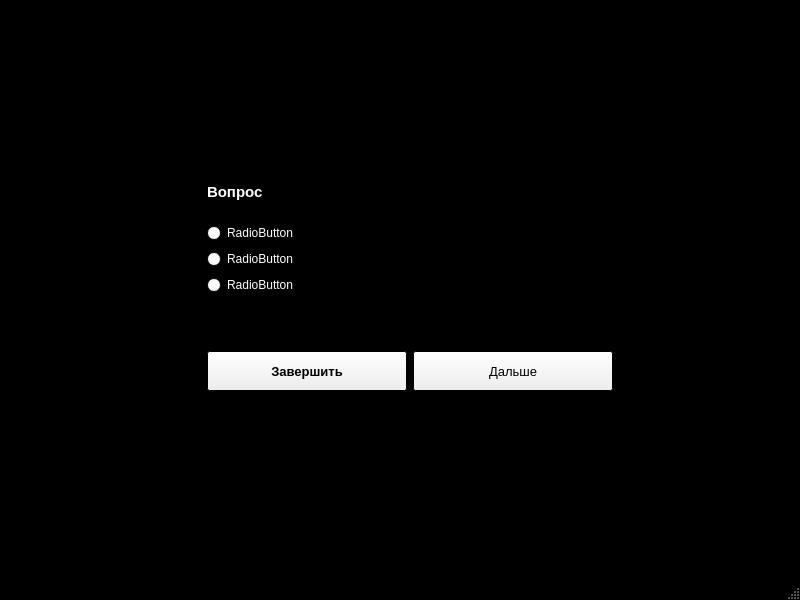
<?xml version="1.0" encoding="UTF-8"?>
<ui version="4.0">
 <class>MainWindow</class>
 <widget class="QMainWindow" name="MainWindow">
  <property name="geometry">
   <rect>
    <x>0</x>
    <y>0</y>
    <width>800</width>
    <height>600</height>
   </rect>
  </property>
  <property name="palette">
   <palette>
    <active>
     <colorrole role="Window">
      <brush brushstyle="SolidPattern">
       <color alpha="255">
        <red>0</red>
        <green>0</green>
        <blue>0</blue>
       </color>
      </brush>
     </colorrole>
    </active>
    <inactive>
     <colorrole role="Window">
      <brush brushstyle="SolidPattern">
       <color alpha="255">
        <red>0</red>
        <green>0</green>
        <blue>0</blue>
       </color>
      </brush>
     </colorrole>
    </inactive>
    <disabled>
     <colorrole role="Base">
      <brush brushstyle="SolidPattern">
       <color alpha="255">
        <red>0</red>
        <green>0</green>
        <blue>0</blue>
       </color>
      </brush>
     </colorrole>
     <colorrole role="Window">
      <brush brushstyle="SolidPattern">
       <color alpha="255">
        <red>0</red>
        <green>0</green>
        <blue>0</blue>
       </color>
      </brush>
     </colorrole>
    </disabled>
   </palette>
  </property>
  <property name="windowTitle">
   <string>Тест по вселенной Гарри Поттера</string>
  </property>
  <widget class="QWidget" name="centralwidget">
   <layout class="QGridLayout" name="gridLayout">
    <item row="0" column="0">
     <layout class="QVBoxLayout" name="verticalLayout">
      <property name="sizeConstraint">
       <enum>QLayout::SetDefaultConstraint</enum>
      </property>
      <property name="leftMargin">
       <number>20</number>
      </property>
      <property name="bottomMargin">
       <number>20</number>
      </property>
      <item>
       <widget class="QLabel" name="questionLabel">
        <property name="sizePolicy">
         <sizepolicy hsizetype="Preferred" vsizetype="Maximum">
          <horstretch>0</horstretch>
          <verstretch>0</verstretch>
         </sizepolicy>
        </property>
        <property name="minimumSize">
         <size>
          <width>0</width>
          <height>50</height>
         </size>
        </property>
        <property name="palette">
         <palette>
          <active>
           <colorrole role="WindowText">
            <brush brushstyle="SolidPattern">
             <color alpha="255">
              <red>255</red>
              <green>255</green>
              <blue>255</blue>
             </color>
            </brush>
           </colorrole>
          </active>
          <inactive>
           <colorrole role="WindowText">
            <brush brushstyle="SolidPattern">
             <color alpha="255">
              <red>255</red>
              <green>255</green>
              <blue>255</blue>
             </color>
            </brush>
           </colorrole>
          </inactive>
          <disabled/>
         </palette>
        </property>
        <property name="font">
         <font>
          <pointsize>11</pointsize>
          <bold>true</bold>
         </font>
        </property>
        <property name="text">
         <string>Вопрос</string>
        </property>
        <property name="textFormat">
         <enum>Qt::AutoText</enum>
        </property>
        <property name="scaledContents">
         <bool>true</bool>
        </property>
        <property name="alignment">
         <set>Qt::AlignLeading|Qt::AlignLeft|Qt::AlignVCenter</set>
        </property>
       </widget>
      </item>
      <item>
       <widget class="QRadioButton" name="answer1RadioButton">
        <property name="palette">
         <palette>
          <active>
           <colorrole role="WindowText">
            <brush brushstyle="SolidPattern">
             <color alpha="255">
              <red>255</red>
              <green>255</green>
              <blue>255</blue>
             </color>
            </brush>
           </colorrole>
           <colorrole role="Button">
            <brush brushstyle="SolidPattern">
             <color alpha="255">
              <red>0</red>
              <green>85</green>
              <blue>0</blue>
             </color>
            </brush>
           </colorrole>
           <colorrole role="Light">
            <brush brushstyle="SolidPattern">
             <color alpha="255">
              <red>0</red>
              <green>255</green>
              <blue>0</blue>
             </color>
            </brush>
           </colorrole>
           <colorrole role="Midlight">
            <brush brushstyle="SolidPattern">
             <color alpha="255">
              <red>170</red>
              <green>170</green>
              <blue>0</blue>
             </color>
            </brush>
           </colorrole>
           <colorrole role="Dark">
            <brush brushstyle="SolidPattern">
             <color alpha="255">
              <red>85</red>
              <green>85</green>
              <blue>0</blue>
             </color>
            </brush>
           </colorrole>
           <colorrole role="Mid">
            <brush brushstyle="SolidPattern">
             <color alpha="255">
              <red>85</red>
              <green>170</green>
              <blue>0</blue>
             </color>
            </brush>
           </colorrole>
           <colorrole role="Text">
            <brush brushstyle="SolidPattern">
             <color alpha="255">
              <red>255</red>
              <green>255</green>
              <blue>255</blue>
             </color>
            </brush>
           </colorrole>
           <colorrole role="ButtonText">
            <brush brushstyle="SolidPattern">
             <color alpha="255">
              <red>255</red>
              <green>255</green>
              <blue>255</blue>
             </color>
            </brush>
           </colorrole>
           <colorrole role="Highlight">
            <brush brushstyle="SolidPattern">
             <color alpha="255">
              <red>170</red>
              <green>85</green>
              <blue>0</blue>
             </color>
            </brush>
           </colorrole>
           <colorrole role="Link">
            <brush brushstyle="SolidPattern">
             <color alpha="255">
              <red>170</red>
              <green>85</green>
              <blue>0</blue>
             </color>
            </brush>
           </colorrole>
           <colorrole role="ToolTipText">
            <brush brushstyle="SolidPattern">
             <color alpha="255">
              <red>255</red>
              <green>255</green>
              <blue>255</blue>
             </color>
            </brush>
           </colorrole>
          </active>
          <inactive>
           <colorrole role="WindowText">
            <brush brushstyle="SolidPattern">
             <color alpha="255">
              <red>255</red>
              <green>255</green>
              <blue>255</blue>
             </color>
            </brush>
           </colorrole>
           <colorrole role="Button">
            <brush brushstyle="SolidPattern">
             <color alpha="255">
              <red>0</red>
              <green>85</green>
              <blue>0</blue>
             </color>
            </brush>
           </colorrole>
           <colorrole role="Light">
            <brush brushstyle="SolidPattern">
             <color alpha="255">
              <red>0</red>
              <green>255</green>
              <blue>0</blue>
             </color>
            </brush>
           </colorrole>
           <colorrole role="Midlight">
            <brush brushstyle="SolidPattern">
             <color alpha="255">
              <red>170</red>
              <green>170</green>
              <blue>0</blue>
             </color>
            </brush>
           </colorrole>
           <colorrole role="Dark">
            <brush brushstyle="SolidPattern">
             <color alpha="255">
              <red>85</red>
              <green>85</green>
              <blue>0</blue>
             </color>
            </brush>
           </colorrole>
           <colorrole role="Mid">
            <brush brushstyle="SolidPattern">
             <color alpha="255">
              <red>85</red>
              <green>170</green>
              <blue>0</blue>
             </color>
            </brush>
           </colorrole>
           <colorrole role="Text">
            <brush brushstyle="SolidPattern">
             <color alpha="255">
              <red>255</red>
              <green>255</green>
              <blue>255</blue>
             </color>
            </brush>
           </colorrole>
           <colorrole role="ButtonText">
            <brush brushstyle="SolidPattern">
             <color alpha="255">
              <red>255</red>
              <green>255</green>
              <blue>255</blue>
             </color>
            </brush>
           </colorrole>
           <colorrole role="Highlight">
            <brush brushstyle="SolidPattern">
             <color alpha="255">
              <red>170</red>
              <green>85</green>
              <blue>0</blue>
             </color>
            </brush>
           </colorrole>
           <colorrole role="Link">
            <brush brushstyle="SolidPattern">
             <color alpha="255">
              <red>170</red>
              <green>85</green>
              <blue>0</blue>
             </color>
            </brush>
           </colorrole>
           <colorrole role="ToolTipText">
            <brush brushstyle="SolidPattern">
             <color alpha="255">
              <red>255</red>
              <green>255</green>
              <blue>255</blue>
             </color>
            </brush>
           </colorrole>
          </inactive>
          <disabled>
           <colorrole role="WindowText">
            <brush brushstyle="SolidPattern">
             <color alpha="255">
              <red>85</red>
              <green>85</green>
              <blue>0</blue>
             </color>
            </brush>
           </colorrole>
           <colorrole role="Button">
            <brush brushstyle="SolidPattern">
             <color alpha="255">
              <red>0</red>
              <green>85</green>
              <blue>0</blue>
             </color>
            </brush>
           </colorrole>
           <colorrole role="Light">
            <brush brushstyle="SolidPattern">
             <color alpha="255">
              <red>0</red>
              <green>255</green>
              <blue>0</blue>
             </color>
            </brush>
           </colorrole>
           <colorrole role="Midlight">
            <brush brushstyle="SolidPattern">
             <color alpha="255">
              <red>170</red>
              <green>170</green>
              <blue>0</blue>
             </color>
            </brush>
           </colorrole>
           <colorrole role="Dark">
            <brush brushstyle="SolidPattern">
             <color alpha="255">
              <red>85</red>
              <green>85</green>
              <blue>0</blue>
             </color>
            </brush>
           </colorrole>
           <colorrole role="Mid">
            <brush brushstyle="SolidPattern">
             <color alpha="255">
              <red>85</red>
              <green>170</green>
              <blue>0</blue>
             </color>
            </brush>
           </colorrole>
           <colorrole role="Text">
            <brush brushstyle="SolidPattern">
             <color alpha="255">
              <red>85</red>
              <green>85</green>
              <blue>0</blue>
             </color>
            </brush>
           </colorrole>
           <colorrole role="ButtonText">
            <brush brushstyle="SolidPattern">
             <color alpha="255">
              <red>85</red>
              <green>85</green>
              <blue>0</blue>
             </color>
            </brush>
           </colorrole>
           <colorrole role="Link">
            <brush brushstyle="SolidPattern">
             <color alpha="255">
              <red>170</red>
              <green>85</green>
              <blue>0</blue>
             </color>
            </brush>
           </colorrole>
           <colorrole role="ToolTipText">
            <brush brushstyle="SolidPattern">
             <color alpha="255">
              <red>255</red>
              <green>255</green>
              <blue>255</blue>
             </color>
            </brush>
           </colorrole>
          </disabled>
         </palette>
        </property>
        <property name="text">
         <string>RadioButton</string>
        </property>
       </widget>
      </item>
      <item>
       <widget class="QRadioButton" name="answer2RadioButton">
        <property name="palette">
         <palette>
          <active>
           <colorrole role="WindowText">
            <brush brushstyle="SolidPattern">
             <color alpha="255">
              <red>255</red>
              <green>255</green>
              <blue>255</blue>
             </color>
            </brush>
           </colorrole>
           <colorrole role="Button">
            <brush brushstyle="SolidPattern">
             <color alpha="255">
              <red>0</red>
              <green>85</green>
              <blue>0</blue>
             </color>
            </brush>
           </colorrole>
           <colorrole role="Light">
            <brush brushstyle="SolidPattern">
             <color alpha="255">
              <red>0</red>
              <green>255</green>
              <blue>0</blue>
             </color>
            </brush>
           </colorrole>
           <colorrole role="Midlight">
            <brush brushstyle="SolidPattern">
             <color alpha="255">
              <red>170</red>
              <green>170</green>
              <blue>0</blue>
             </color>
            </brush>
           </colorrole>
           <colorrole role="Dark">
            <brush brushstyle="SolidPattern">
             <color alpha="255">
              <red>85</red>
              <green>85</green>
              <blue>0</blue>
             </color>
            </brush>
           </colorrole>
           <colorrole role="Mid">
            <brush brushstyle="SolidPattern">
             <color alpha="255">
              <red>85</red>
              <green>170</green>
              <blue>0</blue>
             </color>
            </brush>
           </colorrole>
           <colorrole role="Text">
            <brush brushstyle="SolidPattern">
             <color alpha="255">
              <red>255</red>
              <green>255</green>
              <blue>255</blue>
             </color>
            </brush>
           </colorrole>
           <colorrole role="ButtonText">
            <brush brushstyle="SolidPattern">
             <color alpha="255">
              <red>255</red>
              <green>255</green>
              <blue>255</blue>
             </color>
            </brush>
           </colorrole>
           <colorrole role="Highlight">
            <brush brushstyle="SolidPattern">
             <color alpha="255">
              <red>170</red>
              <green>85</green>
              <blue>0</blue>
             </color>
            </brush>
           </colorrole>
           <colorrole role="Link">
            <brush brushstyle="SolidPattern">
             <color alpha="255">
              <red>170</red>
              <green>85</green>
              <blue>0</blue>
             </color>
            </brush>
           </colorrole>
           <colorrole role="ToolTipText">
            <brush brushstyle="SolidPattern">
             <color alpha="255">
              <red>255</red>
              <green>255</green>
              <blue>255</blue>
             </color>
            </brush>
           </colorrole>
          </active>
          <inactive>
           <colorrole role="WindowText">
            <brush brushstyle="SolidPattern">
             <color alpha="255">
              <red>255</red>
              <green>255</green>
              <blue>255</blue>
             </color>
            </brush>
           </colorrole>
           <colorrole role="Button">
            <brush brushstyle="SolidPattern">
             <color alpha="255">
              <red>0</red>
              <green>85</green>
              <blue>0</blue>
             </color>
            </brush>
           </colorrole>
           <colorrole role="Light">
            <brush brushstyle="SolidPattern">
             <color alpha="255">
              <red>0</red>
              <green>255</green>
              <blue>0</blue>
             </color>
            </brush>
           </colorrole>
           <colorrole role="Midlight">
            <brush brushstyle="SolidPattern">
             <color alpha="255">
              <red>170</red>
              <green>170</green>
              <blue>0</blue>
             </color>
            </brush>
           </colorrole>
           <colorrole role="Dark">
            <brush brushstyle="SolidPattern">
             <color alpha="255">
              <red>85</red>
              <green>85</green>
              <blue>0</blue>
             </color>
            </brush>
           </colorrole>
           <colorrole role="Mid">
            <brush brushstyle="SolidPattern">
             <color alpha="255">
              <red>85</red>
              <green>170</green>
              <blue>0</blue>
             </color>
            </brush>
           </colorrole>
           <colorrole role="Text">
            <brush brushstyle="SolidPattern">
             <color alpha="255">
              <red>255</red>
              <green>255</green>
              <blue>255</blue>
             </color>
            </brush>
           </colorrole>
           <colorrole role="ButtonText">
            <brush brushstyle="SolidPattern">
             <color alpha="255">
              <red>255</red>
              <green>255</green>
              <blue>255</blue>
             </color>
            </brush>
           </colorrole>
           <colorrole role="Highlight">
            <brush brushstyle="SolidPattern">
             <color alpha="255">
              <red>170</red>
              <green>85</green>
              <blue>0</blue>
             </color>
            </brush>
           </colorrole>
           <colorrole role="Link">
            <brush brushstyle="SolidPattern">
             <color alpha="255">
              <red>170</red>
              <green>85</green>
              <blue>0</blue>
             </color>
            </brush>
           </colorrole>
           <colorrole role="ToolTipText">
            <brush brushstyle="SolidPattern">
             <color alpha="255">
              <red>255</red>
              <green>255</green>
              <blue>255</blue>
             </color>
            </brush>
           </colorrole>
          </inactive>
          <disabled>
           <colorrole role="WindowText">
            <brush brushstyle="SolidPattern">
             <color alpha="255">
              <red>85</red>
              <green>85</green>
              <blue>0</blue>
             </color>
            </brush>
           </colorrole>
           <colorrole role="Button">
            <brush brushstyle="SolidPattern">
             <color alpha="255">
              <red>0</red>
              <green>85</green>
              <blue>0</blue>
             </color>
            </brush>
           </colorrole>
           <colorrole role="Light">
            <brush brushstyle="SolidPattern">
             <color alpha="255">
              <red>0</red>
              <green>255</green>
              <blue>0</blue>
             </color>
            </brush>
           </colorrole>
           <colorrole role="Midlight">
            <brush brushstyle="SolidPattern">
             <color alpha="255">
              <red>170</red>
              <green>170</green>
              <blue>0</blue>
             </color>
            </brush>
           </colorrole>
           <colorrole role="Dark">
            <brush brushstyle="SolidPattern">
             <color alpha="255">
              <red>85</red>
              <green>85</green>
              <blue>0</blue>
             </color>
            </brush>
           </colorrole>
           <colorrole role="Mid">
            <brush brushstyle="SolidPattern">
             <color alpha="255">
              <red>85</red>
              <green>170</green>
              <blue>0</blue>
             </color>
            </brush>
           </colorrole>
           <colorrole role="Text">
            <brush brushstyle="SolidPattern">
             <color alpha="255">
              <red>85</red>
              <green>85</green>
              <blue>0</blue>
             </color>
            </brush>
           </colorrole>
           <colorrole role="ButtonText">
            <brush brushstyle="SolidPattern">
             <color alpha="255">
              <red>85</red>
              <green>85</green>
              <blue>0</blue>
             </color>
            </brush>
           </colorrole>
           <colorrole role="Link">
            <brush brushstyle="SolidPattern">
             <color alpha="255">
              <red>170</red>
              <green>85</green>
              <blue>0</blue>
             </color>
            </brush>
           </colorrole>
           <colorrole role="ToolTipText">
            <brush brushstyle="SolidPattern">
             <color alpha="255">
              <red>255</red>
              <green>255</green>
              <blue>255</blue>
             </color>
            </brush>
           </colorrole>
          </disabled>
         </palette>
        </property>
        <property name="text">
         <string>RadioButton</string>
        </property>
       </widget>
      </item>
      <item>
       <widget class="QRadioButton" name="answer3RadioButton">
        <property name="palette">
         <palette>
          <active>
           <colorrole role="WindowText">
            <brush brushstyle="SolidPattern">
             <color alpha="255">
              <red>255</red>
              <green>255</green>
              <blue>255</blue>
             </color>
            </brush>
           </colorrole>
           <colorrole role="Button">
            <brush brushstyle="SolidPattern">
             <color alpha="255">
              <red>0</red>
              <green>85</green>
              <blue>0</blue>
             </color>
            </brush>
           </colorrole>
           <colorrole role="Light">
            <brush brushstyle="SolidPattern">
             <color alpha="255">
              <red>0</red>
              <green>255</green>
              <blue>0</blue>
             </color>
            </brush>
           </colorrole>
           <colorrole role="Midlight">
            <brush brushstyle="SolidPattern">
             <color alpha="255">
              <red>170</red>
              <green>170</green>
              <blue>0</blue>
             </color>
            </brush>
           </colorrole>
           <colorrole role="Dark">
            <brush brushstyle="SolidPattern">
             <color alpha="255">
              <red>85</red>
              <green>85</green>
              <blue>0</blue>
             </color>
            </brush>
           </colorrole>
           <colorrole role="Mid">
            <brush brushstyle="SolidPattern">
             <color alpha="255">
              <red>85</red>
              <green>170</green>
              <blue>0</blue>
             </color>
            </brush>
           </colorrole>
           <colorrole role="Text">
            <brush brushstyle="SolidPattern">
             <color alpha="255">
              <red>255</red>
              <green>255</green>
              <blue>255</blue>
             </color>
            </brush>
           </colorrole>
           <colorrole role="ButtonText">
            <brush brushstyle="SolidPattern">
             <color alpha="255">
              <red>255</red>
              <green>255</green>
              <blue>255</blue>
             </color>
            </brush>
           </colorrole>
           <colorrole role="Highlight">
            <brush brushstyle="SolidPattern">
             <color alpha="255">
              <red>170</red>
              <green>85</green>
              <blue>0</blue>
             </color>
            </brush>
           </colorrole>
           <colorrole role="Link">
            <brush brushstyle="SolidPattern">
             <color alpha="255">
              <red>170</red>
              <green>85</green>
              <blue>0</blue>
             </color>
            </brush>
           </colorrole>
           <colorrole role="ToolTipText">
            <brush brushstyle="SolidPattern">
             <color alpha="255">
              <red>255</red>
              <green>255</green>
              <blue>255</blue>
             </color>
            </brush>
           </colorrole>
          </active>
          <inactive>
           <colorrole role="WindowText">
            <brush brushstyle="SolidPattern">
             <color alpha="255">
              <red>255</red>
              <green>255</green>
              <blue>255</blue>
             </color>
            </brush>
           </colorrole>
           <colorrole role="Button">
            <brush brushstyle="SolidPattern">
             <color alpha="255">
              <red>0</red>
              <green>85</green>
              <blue>0</blue>
             </color>
            </brush>
           </colorrole>
           <colorrole role="Light">
            <brush brushstyle="SolidPattern">
             <color alpha="255">
              <red>0</red>
              <green>255</green>
              <blue>0</blue>
             </color>
            </brush>
           </colorrole>
           <colorrole role="Midlight">
            <brush brushstyle="SolidPattern">
             <color alpha="255">
              <red>170</red>
              <green>170</green>
              <blue>0</blue>
             </color>
            </brush>
           </colorrole>
           <colorrole role="Dark">
            <brush brushstyle="SolidPattern">
             <color alpha="255">
              <red>85</red>
              <green>85</green>
              <blue>0</blue>
             </color>
            </brush>
           </colorrole>
           <colorrole role="Mid">
            <brush brushstyle="SolidPattern">
             <color alpha="255">
              <red>85</red>
              <green>170</green>
              <blue>0</blue>
             </color>
            </brush>
           </colorrole>
           <colorrole role="Text">
            <brush brushstyle="SolidPattern">
             <color alpha="255">
              <red>255</red>
              <green>255</green>
              <blue>255</blue>
             </color>
            </brush>
           </colorrole>
           <colorrole role="ButtonText">
            <brush brushstyle="SolidPattern">
             <color alpha="255">
              <red>255</red>
              <green>255</green>
              <blue>255</blue>
             </color>
            </brush>
           </colorrole>
           <colorrole role="Highlight">
            <brush brushstyle="SolidPattern">
             <color alpha="255">
              <red>170</red>
              <green>85</green>
              <blue>0</blue>
             </color>
            </brush>
           </colorrole>
           <colorrole role="Link">
            <brush brushstyle="SolidPattern">
             <color alpha="255">
              <red>170</red>
              <green>85</green>
              <blue>0</blue>
             </color>
            </brush>
           </colorrole>
           <colorrole role="ToolTipText">
            <brush brushstyle="SolidPattern">
             <color alpha="255">
              <red>255</red>
              <green>255</green>
              <blue>255</blue>
             </color>
            </brush>
           </colorrole>
          </inactive>
          <disabled>
           <colorrole role="WindowText">
            <brush brushstyle="SolidPattern">
             <color alpha="255">
              <red>85</red>
              <green>85</green>
              <blue>0</blue>
             </color>
            </brush>
           </colorrole>
           <colorrole role="Button">
            <brush brushstyle="SolidPattern">
             <color alpha="255">
              <red>0</red>
              <green>85</green>
              <blue>0</blue>
             </color>
            </brush>
           </colorrole>
           <colorrole role="Light">
            <brush brushstyle="SolidPattern">
             <color alpha="255">
              <red>0</red>
              <green>255</green>
              <blue>0</blue>
             </color>
            </brush>
           </colorrole>
           <colorrole role="Midlight">
            <brush brushstyle="SolidPattern">
             <color alpha="255">
              <red>170</red>
              <green>170</green>
              <blue>0</blue>
             </color>
            </brush>
           </colorrole>
           <colorrole role="Dark">
            <brush brushstyle="SolidPattern">
             <color alpha="255">
              <red>85</red>
              <green>85</green>
              <blue>0</blue>
             </color>
            </brush>
           </colorrole>
           <colorrole role="Mid">
            <brush brushstyle="SolidPattern">
             <color alpha="255">
              <red>85</red>
              <green>170</green>
              <blue>0</blue>
             </color>
            </brush>
           </colorrole>
           <colorrole role="Text">
            <brush brushstyle="SolidPattern">
             <color alpha="255">
              <red>85</red>
              <green>85</green>
              <blue>0</blue>
             </color>
            </brush>
           </colorrole>
           <colorrole role="ButtonText">
            <brush brushstyle="SolidPattern">
             <color alpha="255">
              <red>85</red>
              <green>85</green>
              <blue>0</blue>
             </color>
            </brush>
           </colorrole>
           <colorrole role="Link">
            <brush brushstyle="SolidPattern">
             <color alpha="255">
              <red>170</red>
              <green>85</green>
              <blue>0</blue>
             </color>
            </brush>
           </colorrole>
           <colorrole role="ToolTipText">
            <brush brushstyle="SolidPattern">
             <color alpha="255">
              <red>255</red>
              <green>255</green>
              <blue>255</blue>
             </color>
            </brush>
           </colorrole>
          </disabled>
         </palette>
        </property>
        <property name="text">
         <string>RadioButton</string>
        </property>
       </widget>
      </item>
      <item>
       <layout class="QHBoxLayout" name="horizontalLayout">
        <property name="leftMargin">
         <number>0</number>
        </property>
        <property name="topMargin">
         <number>50</number>
        </property>
        <item>
         <widget class="QPushButton" name="finishButton">
          <property name="sizePolicy">
           <sizepolicy hsizetype="Minimum" vsizetype="Fixed">
            <horstretch>0</horstretch>
            <verstretch>0</verstretch>
           </sizepolicy>
          </property>
          <property name="minimumSize">
           <size>
            <width>200</width>
            <height>40</height>
           </size>
          </property>
          <property name="maximumSize">
           <size>
            <width>200</width>
            <height>40</height>
           </size>
          </property>
          <property name="font">
           <font>
            <pointsize>10</pointsize>
            <bold>true</bold>
           </font>
          </property>
          <property name="text">
           <string>Завершить</string>
          </property>
         </widget>
        </item>
        <item>
         <widget class="QPushButton" name="nextButton">
          <property name="minimumSize">
           <size>
            <width>200</width>
            <height>40</height>
           </size>
          </property>
          <property name="maximumSize">
           <size>
            <width>200</width>
            <height>40</height>
           </size>
          </property>
          <property name="font">
           <font>
            <pointsize>10</pointsize>
           </font>
          </property>
          <property name="text">
           <string>Дальше</string>
          </property>
         </widget>
        </item>
       </layout>
      </item>
     </layout>
    </item>
   </layout>
  </widget>
  <widget class="QMenuBar" name="menubar">
   <property name="geometry">
    <rect>
     <x>0</x>
     <y>0</y>
     <width>800</width>
     <height>21</height>
    </rect>
   </property>
  </widget>
  <widget class="QStatusBar" name="statusbar"/>
 </widget>
 <resources/>
 <connections/>
</ui>
